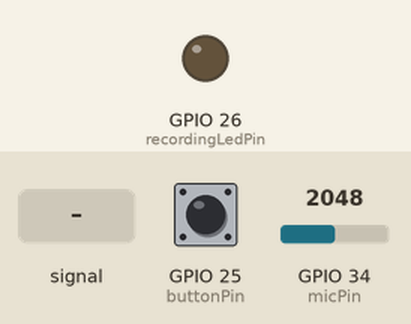
Simulated run of this sketch. Board: ESP32. Parts: output pins drawn as LEDs (lit = HIGH). Inputs (shaded band) come from the test bench; at power-on: GPIO 25 (buttonPin) HIGH, GPIO 34 (micPin) = 2048 (analog values on the 0–4095 scale). What the sketch prints to the serial monitor is not drawn.

Above: at 1.2 s.
1.3 s: GPIO 25 (buttonPin) pulled LOW for 0.15 s
At 2.0 s:
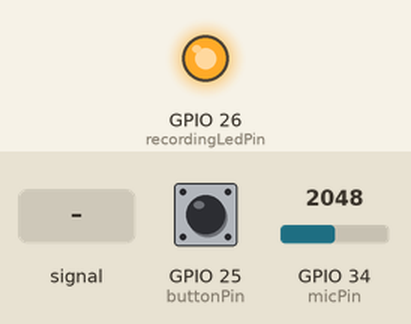
2.9 s: GPIO 34 (micPin) fed a 200 Hz sine of ±327 counts around its level
4.5 s: GPIO 34 (micPin) set to 2866
6.2 s: GPIO 34 (micPin) fed a 1000 Hz sine of ±1023 counts around its level
8.0 s: GPIO 34 (micPin) fed a 2 Hz sine of ±1228 counts around its level
9.7 s: GPIO 34 (micPin) set to 3603
Timing chart, 0 to 12.7 s (numbered marks = the images above; inputs shaded):
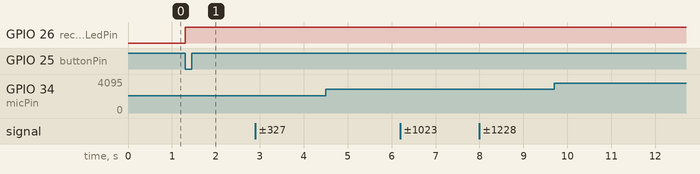

Measured:
- after the input at 1.3 s, GPIO 26 (recordingLedPin): LOW → HIGH at once
- after the input at 2.9 s, every drawn part: stays the same
- after the input at 4.5 s, every drawn part: stays the same
- after the input at 6.2 s, every drawn part: stays the same
- after the input at 8.0 s, every drawn part: stays the same
- after the input at 9.7 s, every drawn part: stays the same

The sketch:

ADC_ESP32.ino
```cpp
const int micPin = 34;        // ADC pin connected to mic output
const int buttonPin = 25;     // Push button to start recording
const int recordingLedPin = 26;        // Recording indicator LED

// Audio ADC
const int sampleRate = 16000; // 16 kHz sample rate
unsigned long lastSampleTime = 0;
unsigned long sampleInterval = 1000000 / sampleRate; //in microseconds
int sampleCount = 0;
int maxSamples = sampleRate * 15; // To record 15 seconds

bool recording = false;

void setup(){
  Serial.begin(921600); // start USB serial
  pinMode(buttonPin, INPUT_PULLUP); // button pressed is LOW
  pinMode(recordingLedPin, OUTPUT);
  digitalWrite(recordingLedPin, LOW);
  analogReadResolution(12); // 12-bit ADC (0-4095)
}

void loop() {
  /**** CHECK IF BUTTON IS PRESSED ****/
  if (digitalRead(buttonPin) == LOW && !recording){
    recording = true;
    sampleCount = 0;
    Serial.println("START");
    digitalWrite(recordingLedPin, HIGH); // LED is now ON
    delay(200); // for button debounce
  }

  /**** RECORD AUDIO IF TRIGGERED ****/
  if (recording){
    unsigned long currentTime = micros();
    if (currentTime - lastSampleTime >= sampleInterval){
      lastSampleTime = currentTime;

      // Read and send sample as binary
      int16_t sample = analogRead(micPin) - 2048; // 12-bit mid-point
      sample <<= 4;    //scale to 16-bit signed
      Serial.write((uint8_t*)&sample, 2);

      sampleCount++;

      // Blink LED every second
      if (sampleCount % sampleRate == 0){
        digitalWrite(recordingLedPin, !digitalRead(recordingLedPin));
      }

      if (sampleCount >= maxSamples) {
        recording = false;
        Serial.println("STOP");
        digitalWrite(recordingLedPin, LOW);
      }
    }
  }

}
```
